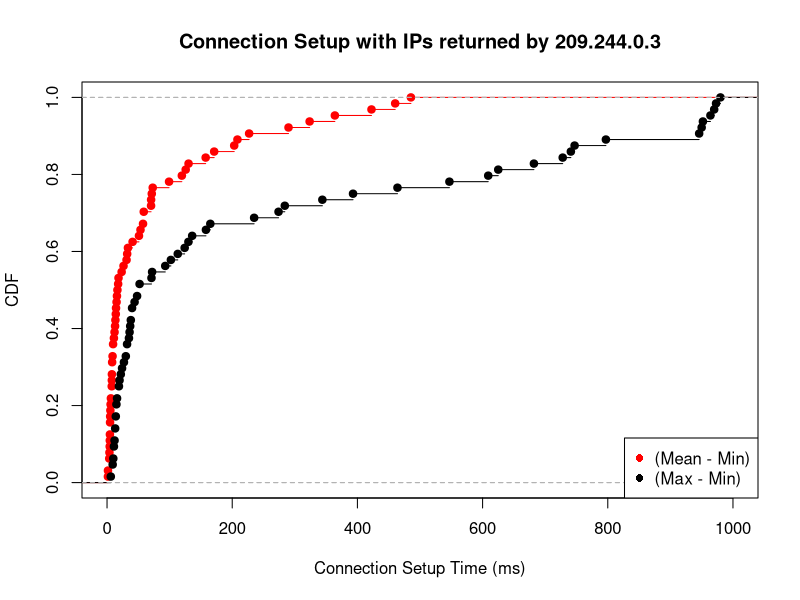

Write R code to recreate this figure.
mean_min <- c(203.165000, 3.833333, 1.400000, 32.166667, 58.666667, 70.416250, 57.500000, 8.166667, 7.750000, 323.663333, 8.166667, 26.333333, 9.666667, 16.583333, 422.497500, 33.388889, 53.444444, 5.000000, 4.583333, 226.998333, 99.083333, 10.964286, 363.996667, 51.000000, 4.833333, 18.333333, 14.000000, 5.333333, 289.944444, 7.666667, 12.833333, 9.666667, 7.500000, 485.497500, 460.358182, 157.583333, 208.333333, 71.476190, 31.166667, 3.500000, 15.233333, 4.833333, 4.250000, 119.500000, 23.333333, 13.363636, 14.361111, 8.833333, 125.665556, 5.666667, 1.500000, 70.333333, 7.500000, 4.416667, 17.750000, 73.000000, 171.165000, 40.833333, 15.833333, 6.166667, 3.500000, 58.666667, 12.000000, 130.250000)

max_min <- c(746.99, 9.00, 14.00, 130.00, 165.00, 979.99, 113.00, 14.00, 32.00, 681.99, 19.00, 102.00, 24.00, 72.00, 951.99, 48.00, 274.00, 15.00, 10.00, 949.99, 609.00, 32.00, 945.99, 284.00, 22.00, 71.00, 30.00, 19.00, 741.00, 44.00, 36.00, 13.00, 40.00, 972.99, 796.99, 625.00, 464.00, 393.00, 136.00, 6.00, 35.00, 12.00, 13.00, 547.00, 52.00, 38.00, 27.00, 37.00, 963.99, 20.00, 11.00, 728.00, 15.00, 11.00, 93.00, 235.00, 969.99, 124.00, 40.00, 16.00, 9.00, 158.00, 52.00, 344.00)

mean_min_val = ecdf(mean_min)
max_min_val = ecdf(max_min)

plot(mean_min_val, lty=1, col="red", xlab="Connection Setup Time (ms)", ylab="CDF", main="Connection Setup with IPs returned by 209.244.0.3", xlim=c(0, 1000))
lines(max_min_val)

legend("bottomright",  pch =16, legend=c("(Mean - Min)", "(Max - Min)"), col=c("red", "black"))

